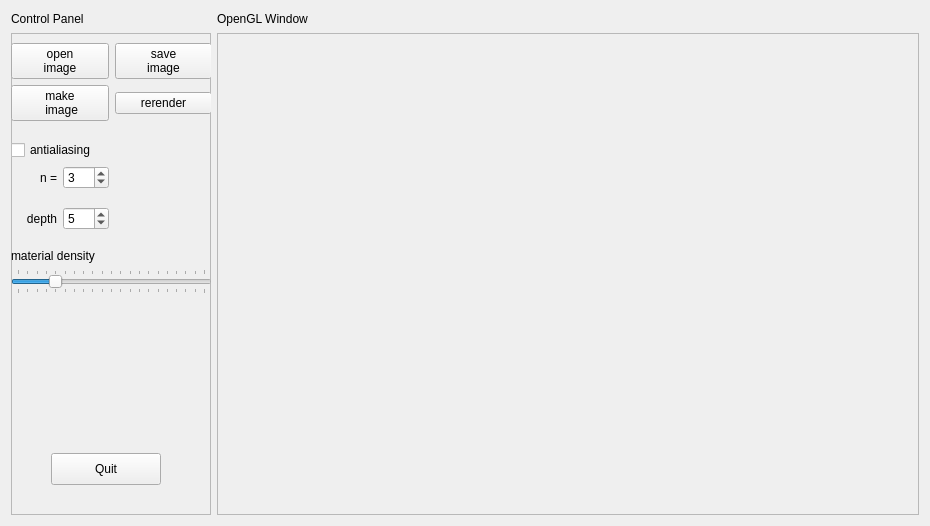
<?xml version="1.0" encoding="UTF-8"?>
<ui version="4.0">
 <class>frmMain</class>
 <widget class="QWidget" name="frmMain">
  <property name="enabled">
   <bool>true</bool>
  </property>
  <property name="geometry">
   <rect>
    <x>0</x>
    <y>0</y>
    <width>930</width>
    <height>526</height>
   </rect>
  </property>
  <property name="windowTitle">
   <string>QT skeleton - BW 2014</string>
  </property>
  <layout class="QGridLayout" name="gridLayout">
   <item row="0" column="1">
    <widget class="QLabel" name="label">
     <property name="minimumSize">
      <size>
       <width>100</width>
       <height>16</height>
      </size>
     </property>
     <property name="maximumSize">
      <size>
       <width>100</width>
       <height>16</height>
      </size>
     </property>
     <property name="text">
      <string>Control Panel</string>
     </property>
    </widget>
   </item>
   <item row="0" column="2">
    <widget class="QLabel" name="label_2">
     <property name="minimumSize">
      <size>
       <width>100</width>
       <height>16</height>
      </size>
     </property>
     <property name="maximumSize">
      <size>
       <width>100</width>
       <height>16</height>
      </size>
     </property>
     <property name="text">
      <string>OpenGL Window</string>
     </property>
    </widget>
   </item>
   <item row="1" column="2" colspan="2">
    <widget class="QScrollArea" name="glWidgetArea">
     <property name="sizePolicy">
      <sizepolicy hsizetype="Ignored" vsizetype="Ignored">
       <horstretch>0</horstretch>
       <verstretch>0</verstretch>
      </sizepolicy>
     </property>
     <property name="minimumSize">
      <size>
       <width>580</width>
       <height>470</height>
      </size>
     </property>
     <property name="verticalScrollBarPolicy">
      <enum>Qt::ScrollBarAlwaysOff</enum>
     </property>
     <property name="horizontalScrollBarPolicy">
      <enum>Qt::ScrollBarAlwaysOff</enum>
     </property>
     <property name="widgetResizable">
      <bool>true</bool>
     </property>
     <widget class="QWidget" name="scrollAreaWidgetContents">
      <property name="geometry">
       <rect>
        <x>0</x>
        <y>0</y>
        <width>704</width>
        <height>484</height>
       </rect>
      </property>
     </widget>
    </widget>
   </item>
   <item row="1" column="1">
    <widget class="QFrame" name="controlFrame">
     <property name="minimumSize">
      <size>
       <width>200</width>
       <height>470</height>
      </size>
     </property>
     <property name="maximumSize">
      <size>
       <width>200</width>
       <height>16777215</height>
      </size>
     </property>
     <property name="frameShape">
      <enum>QFrame::StyledPanel</enum>
     </property>
     <property name="frameShadow">
      <enum>QFrame::Raised</enum>
     </property>
     <widget class="QPushButton" name="pushButton_4">
      <property name="geometry">
       <rect>
        <x>40</x>
        <y>420</y>
        <width>110</width>
        <height>32</height>
       </rect>
      </property>
      <property name="text">
       <string>Quit</string>
      </property>
     </widget>
     <widget class="QWidget" name="gridLayoutWidget">
      <property name="geometry">
       <rect>
        <x>0</x>
        <y>10</y>
        <width>201</width>
        <height>251</height>
       </rect>
      </property>
      <layout class="QGridLayout" name="gridLayout_2">
       <item row="2" column="0">
        <spacer name="verticalSpacer_2">
         <property name="orientation">
          <enum>Qt::Vertical</enum>
         </property>
         <property name="sizeHint" stdset="0">
          <size>
           <width>20</width>
           <height>40</height>
          </size>
         </property>
        </spacer>
       </item>
       <item row="0" column="0">
        <widget class="QPushButton" name="pushButton">
         <property name="text">
          <string>open
image</string>
         </property>
        </widget>
       </item>
       <item row="0" column="1">
        <widget class="QPushButton" name="pushButton_2">
         <property name="text">
          <string>save
image</string>
         </property>
        </widget>
       </item>
       <item row="1" column="0">
        <widget class="QPushButton" name="pushButton_3">
         <property name="text">
          <string>make
 image</string>
         </property>
        </widget>
       </item>
       <item row="1" column="1">
        <widget class="QPushButton" name="pushButton_5">
         <property name="text">
          <string>rerender</string>
         </property>
        </widget>
       </item>
       <item row="3" column="0">
        <widget class="QCheckBox" name="checkBox">
         <property name="text">
          <string>antialiasing</string>
         </property>
        </widget>
       </item>
       <item row="8" column="0" colspan="2">
        <widget class="QLabel" name="label_5">
         <property name="text">
          <string>material density</string>
         </property>
         <property name="alignment">
          <set>Qt::AlignBottom|Qt::AlignLeading|Qt::AlignLeft</set>
         </property>
         <property name="margin">
          <number>3</number>
         </property>
        </widget>
       </item>
       <item row="5" column="0">
        <spacer name="verticalSpacer_3">
         <property name="orientation">
          <enum>Qt::Vertical</enum>
         </property>
         <property name="sizeHint" stdset="0">
          <size>
           <width>20</width>
           <height>40</height>
          </size>
         </property>
        </spacer>
       </item>
       <item row="9" column="0" colspan="2">
        <widget class="QSlider" name="horizontalSlider">
         <property name="maximum">
          <number>200</number>
         </property>
         <property name="value">
          <number>40</number>
         </property>
         <property name="orientation">
          <enum>Qt::Horizontal</enum>
         </property>
         <property name="tickPosition">
          <enum>QSlider::TicksBothSides</enum>
         </property>
        </widget>
       </item>
       <item row="7" column="0">
        <spacer name="verticalSpacer">
         <property name="orientation">
          <enum>Qt::Vertical</enum>
         </property>
         <property name="sizeHint" stdset="0">
          <size>
           <width>20</width>
           <height>40</height>
          </size>
         </property>
        </spacer>
       </item>
       <item row="6" column="0">
        <layout class="QHBoxLayout" name="horizontalLayout_2">
         <item>
          <widget class="QLabel" name="label_4">
           <property name="text">
            <string>depth</string>
           </property>
           <property name="alignment">
            <set>Qt::AlignRight|Qt::AlignTrailing|Qt::AlignVCenter</set>
           </property>
           <property name="margin">
            <number>2</number>
           </property>
          </widget>
         </item>
         <item>
          <widget class="QSpinBox" name="spinBox_2">
           <property name="maximum">
            <number>50</number>
           </property>
           <property name="singleStep">
            <number>5</number>
           </property>
           <property name="value">
            <number>5</number>
           </property>
          </widget>
         </item>
        </layout>
       </item>
       <item row="4" column="0">
        <layout class="QHBoxLayout" name="horizontalLayout">
         <item>
          <widget class="QLabel" name="label_3">
           <property name="text">
            <string>n =</string>
           </property>
           <property name="scaledContents">
            <bool>false</bool>
           </property>
           <property name="alignment">
            <set>Qt::AlignRight|Qt::AlignTrailing|Qt::AlignVCenter</set>
           </property>
           <property name="margin">
            <number>2</number>
           </property>
          </widget>
         </item>
         <item>
          <widget class="QSpinBox" name="spinBox">
           <property name="minimum">
            <number>2</number>
           </property>
           <property name="maximum">
            <number>6</number>
           </property>
           <property name="value">
            <number>3</number>
           </property>
          </widget>
         </item>
        </layout>
       </item>
      </layout>
     </widget>
    </widget>
   </item>
  </layout>
 </widget>
 <resources/>
 <connections>
  <connection>
   <sender>pushButton</sender>
   <signal>clicked()</signal>
   <receiver>frmMain</receiver>
   <slot>openImage()</slot>
   <hints>
    <hint type="sourcelabel">
     <x>70</x>
     <y>75</y>
    </hint>
    <hint type="destinationlabel">
     <x>222</x>
     <y>151</y>
    </hint>
   </hints>
  </connection>
  <connection>
   <sender>pushButton_2</sender>
   <signal>clicked()</signal>
   <receiver>frmMain</receiver>
   <slot>saveImage()</slot>
   <hints>
    <hint type="sourcelabel">
     <x>171</x>
     <y>75</y>
    </hint>
    <hint type="destinationlabel">
     <x>221</x>
     <y>78</y>
    </hint>
   </hints>
  </connection>
  <connection>
   <sender>pushButton_3</sender>
   <signal>clicked()</signal>
   <receiver>frmMain</receiver>
   <slot>makeImage()</slot>
   <hints>
    <hint type="sourcelabel">
     <x>52</x>
     <y>115</y>
    </hint>
    <hint type="destinationlabel">
     <x>214</x>
     <y>243</y>
    </hint>
   </hints>
  </connection>
  <connection>
   <sender>pushButton_4</sender>
   <signal>clicked()</signal>
   <receiver>frmMain</receiver>
   <slot>close()</slot>
   <hints>
    <hint type="sourcelabel">
     <x>126</x>
     <y>473</y>
    </hint>
    <hint type="destinationlabel">
     <x>223</x>
     <y>484</y>
    </hint>
   </hints>
  </connection>
  <connection>
   <sender>pushButton_5</sender>
   <signal>clicked()</signal>
   <receiver>frmMain</receiver>
   <slot>reRender()</slot>
   <hints>
    <hint type="sourcelabel">
     <x>208</x>
     <y>109</y>
    </hint>
    <hint type="destinationlabel">
     <x>195</x>
     <y>12</y>
    </hint>
   </hints>
  </connection>
  <connection>
   <sender>checkBox</sender>
   <signal>clicked(bool)</signal>
   <receiver>frmMain</receiver>
   <slot>setAntialiasing(bool)</slot>
   <hints>
    <hint type="sourcelabel">
     <x>44</x>
     <y>148</y>
    </hint>
    <hint type="destinationlabel">
     <x>210</x>
     <y>288</y>
    </hint>
   </hints>
  </connection>
  <connection>
   <sender>spinBox_2</sender>
   <signal>valueChanged(int)</signal>
   <receiver>frmMain</receiver>
   <slot>setDepth(int)</slot>
   <hints>
    <hint type="sourcelabel">
     <x>79</x>
     <y>212</y>
    </hint>
    <hint type="destinationlabel">
     <x>212</x>
     <y>226</y>
    </hint>
   </hints>
  </connection>
  <connection>
   <sender>spinBox</sender>
   <signal>valueChanged(int)</signal>
   <receiver>frmMain</receiver>
   <slot>setAntialiasN(int)</slot>
   <hints>
    <hint type="sourcelabel">
     <x>93</x>
     <y>170</y>
    </hint>
    <hint type="destinationlabel">
     <x>228</x>
     <y>4</y>
    </hint>
   </hints>
  </connection>
  <connection>
   <sender>horizontalSlider</sender>
   <signal>valueChanged(int)</signal>
   <receiver>frmMain</receiver>
   <slot>setDensity(int)</slot>
   <hints>
    <hint type="sourcelabel">
     <x>97</x>
     <y>266</y>
    </hint>
    <hint type="destinationlabel">
     <x>352</x>
     <y>14</y>
    </hint>
   </hints>
  </connection>
 </connections>
 <slots>
  <slot>clear()</slot>
  <slot>showImage(bool)</slot>
  <slot>aboutBut()</slot>
  <slot>helpBut()</slot>
  <slot>saveImage()</slot>
  <slot>openImage()</slot>
  <slot>makeImage()</slot>
  <slot>reRender()</slot>
  <slot>setAntialiasing(bool)</slot>
  <slot>setDepth(int)</slot>
  <slot>setAntialiasN(int)</slot>
  <slot>setDensity(int)</slot>
 </slots>
</ui>
